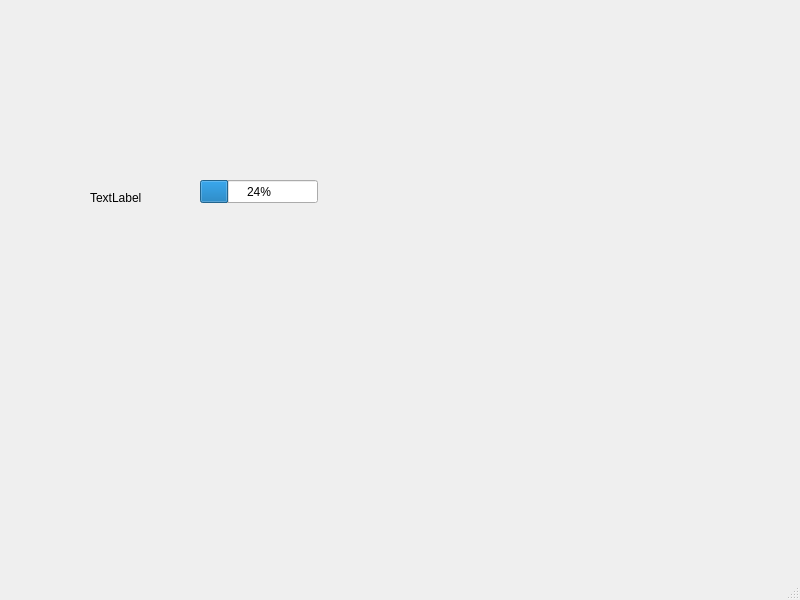
<?xml version="1.0" encoding="UTF-8"?>
<ui version="4.0">
 <class>MainWindow</class>
 <widget class="QMainWindow" name="MainWindow">
  <property name="geometry">
   <rect>
    <x>0</x>
    <y>0</y>
    <width>800</width>
    <height>600</height>
   </rect>
  </property>
  <property name="windowTitle">
   <string>MainWindow</string>
  </property>
  <widget class="QWidget" name="centralwidget">
   <widget class="QLabel" name="label">
    <property name="geometry">
     <rect>
      <x>90</x>
      <y>190</y>
      <width>72</width>
      <height>15</height>
     </rect>
    </property>
    <property name="text">
     <string>TextLabel</string>
    </property>
   </widget>
   <widget class="QProgressBar" name="progressBar">
    <property name="geometry">
     <rect>
      <x>200</x>
      <y>180</y>
      <width>118</width>
      <height>23</height>
     </rect>
    </property>
    <property name="value">
     <number>24</number>
    </property>
   </widget>
  </widget>
  <widget class="QMenuBar" name="menubar">
   <property name="geometry">
    <rect>
     <x>0</x>
     <y>0</y>
     <width>800</width>
     <height>26</height>
    </rect>
   </property>
  </widget>
  <widget class="QStatusBar" name="statusbar"/>
 </widget>
 <resources/>
 <connections/>
</ui>
